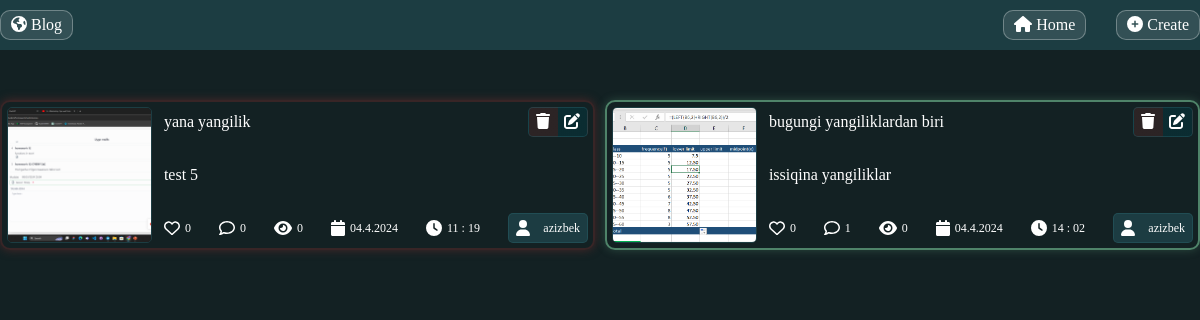
The app's page /user/panel/, older data.
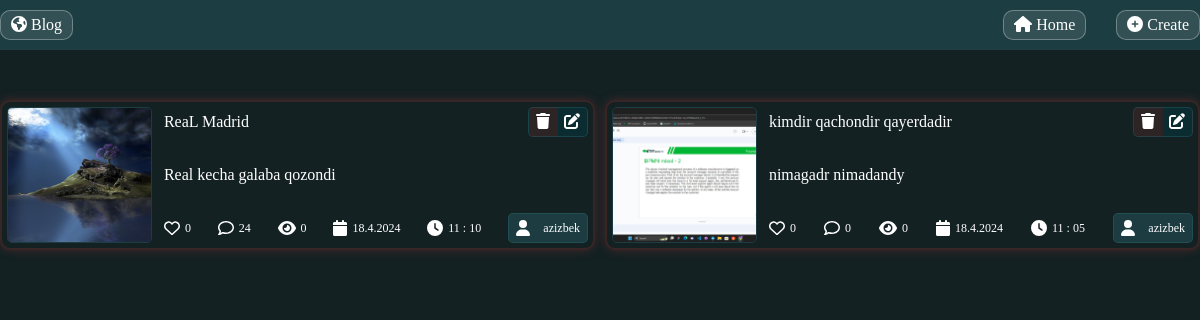
The same page, newer data.
### main_app/models.py (models this page shows, shortened)
class Article(models.Model):
    title = models.CharField(max_length=100)
    content = models.TextField()
    date = models.DateField(auto_now_add=True)
    author = models.ForeignKey('auth.User', on_delete=models.CASCADE)
    image   = models.ImageField(blank=True , upload_to="blog/")
    updated = models.DateTimeField(auto_now=True)
    likes = models.IntegerField(default=0)
    comments = models.IntegerField(default=0)
    views = models.IntegerField(default=0)
    category = models.ForeignKey(Categories, on_delete=models.CASCADE)
    tag = models.ForeignKey(Tags, on_delete=models.CASCADE)

### main_app/views.py (the view)
# urls.py: path("user/panel/", views.admin_panel, name="admin_panel"),
def admin_panel(request):
    all_article = Article.objects.all()
    data = {
        "article": all_article,
    }
    return render(request, "admin/delete_update.html", context=data)

### main_app/models.py (called while the page is built)
    def __str__(self):
        return str(self.name)

### templates/admin/delete_update.html (shortened to what this page needs)
{% extends "admin/admin_panel.html" %}
{% block context_index %}
<div class="container">
    <div class="article_list_wrapper">
        {% for i in article %}
        <div class="article_card card_{{i.tag}}">
            <div class="article_image_block">
                <img src="{{ i.image.url }}" alt="article image">
            </div>
            <div class="article_context_block">
                <div class="article_title">
                    <div>
                        <p>{{ i.title }}</p>
                    </div>
                    <div class="article_icon_wrapper">
                        <p class="delete_modal_btn" article_id="{% url 'main_app:delete_this_article' i.id %}"><i
                                class="fa-solid fa-trash"></i></p>
                        <a href="{% url 'main_app:update_article' i.id %}"> <i class="fa-solid fa-pen-to-square"></i></a>
                    </div>
                </div>
                <div class="article_content">
                    {{ i.content | truncatewords:10 }}
                </div>
                <div class="like_comment_wrapper_block">
                    <div class="like"><i class="fa-regular fa-heart"></i>
                        <p>{{ i.likes }}</p>
                    </div>
                    <div><i class="fa-regular fa-comment"></i>
                        <p>{{ i.comments }}</p>
                    </div>
                    <div class="views"><i class="fa-solid fa-eye"></i>
                        <p>{{ i.views }}</p>
                    </div>
                    <div class="date">
                        <i class="fa-solid fa-calendar"></i>
                        <p>{{ i.updated | date:'d.n.Y' }}</p>
                    </div>
                    <div class="time">
                        <i class="fa-solid fa-clock"></i>
                        <p> {{ i.updated | date:'H : i' }}</p>
                    </div>
                    <div class="article_author">
                        <i class="fa-solid fa-user"></i>
                        <p>{{ i.author }}</p>
                    </div>
                </div>
            </div>
        </div>
        {% endfor %}
    </div>
</div>
{% endblock context_index %}

### templates/admin/admin_panel.html (shortened to what this page needs)
<!DOCTYPE html>
{% load static %}
<html lang="en">
<head>
    <link rel="stylesheet" href="{% static 'css/style.css' %}">
    <link rel="stylesheet" href="{% static 'css/admin_style.css' %}">
    <link href="{% static 'fontawesomefree/css/all.min.css' %}" rel="stylesheet" type="text/css">
</head>
<body>
</body>
<div class="admin_header_wrapper">
    <div class="admin_panel_header">
        <div class="logo_nav_block">
            <i class="fa-solid fa-earth-americas"></i>
            Blog
        </div>
        <div class="admin_header_context_wrapper">
            <ul>
                <li class="logo_nav_block admin_header_context">
                    <a href="/"><i class="fa-solid fa-home"></i> Home</a>
                </li>
                <li class="logo_nav_block admin_header_context">
                    <a href="{% url 'main_app:show_article_form' %}"><i class="fa-solid fa-circle-plus"></i> Create</a>
                </li>
            </ul>
        </div>
    </div>
</div>
{% block context_index %}
{% endblock %}
</html>

### staticfiles/css/style.css (style rules this page uses)
* { margin: 0; padding: 0; box-sizing: border-box; font-family: 'roboto mono'; text-decoration: none; list-style: none; color: white; }
body { background-color: #132123; color: white; }
.container { width: 1200px; height: auto; margin: 0px auto; }
.logo_nav_block, .category_btn, .search_btn_nav { padding: 5px 10px; border: 1px solid rgba(255, 255, 255, 0.3); border-radius: 10px; background-color: rgba(255, 255, 255, 0.1); cursor: pointer; }
.card_Red { border: 2px solid #722c2c66 !important; box-shadow: 0px 0px 10px #722c2c8f; }
.like_comment_wrapper_block { width: 100%; height: 30px; display: flex; justify-content: space-between; align-items: center; }
.like_comment_wrapper_block div { height: 100%; display: flex; justify-content: space-between; align-items: center; gap: 5px; }
.like_comment_wrapper_block div p { font-size: 12px; }
.article_author { background: #2c667266; border-radius: 5px; padding: 7px; }

### staticfiles/css/admin_style.css (style rules this page uses)
.admin_panel_header { width: 1200px; height: 50px; margin: 0px auto; display: flex; justify-content: space-between; align-items: center; }
.admin_header_wrapper { width: 100%; height: 50px; background-color: #2c667266; }
.admin_header_context_wrapper { width: 50%; height: 50px; display: flex; justify-content: space-between; align-items: center; gap: 10px; }
.admin_panel_header ul { width: 100%; height: 100%; display: flex; justify-content: flex-end; align-items: center; gap: 30px; }
.article_list_wrapper { margin: 50px 0px; display: grid; grid-template-columns: repeat(2, 1fr); gap: 10px; }
.article_card { height: 150px; border-radius: 10px; border: 1px solid #2c667266; display: flex; justify-content: space-between; align-items: center; padding: 5px; }
.article_card .article_image_block { width: 25%; height: 100%; border: 1px solid #2c667266; border-radius: 5px; overflow: hidden; }
.article_image_block img { width: 100%; height: 100%; object-fit: cover; }
.article_context_block { width: 73%; height: 100%; display: flex; flex-direction: column; justify-content: space-between; }
.article_title { height: 30px; display: flex; justify-content: space-between; align-items: center; }
.article_icon_wrapper { width: 60px; height: 30px; border: 1px solid #2c667266; display: flex; justify-content: space-between; align-items: center; gap: 10px; border-radius: 5px; padding: 7px; cursor: pointer; background: linear-gradient(90deg, #722c2c45 50%, #06333ba1 50%); }
.article_author { width: 80px; height: 30px; border: 1px solid #2c667266; background: #2c667266; border-radius: 5px; padding: 7px; }

Row changes from the older to the newer data that the page shows:
removed Article: image (picture), title "yana yangilik", content "test 5", likes "0", comments "0", views "0", updated "04.4.2024", updated "11 : 19", author "azizbek"
removed Article: image (picture), title "bugungi yangiliklardan biri", content "issiqina yangiliklar", likes "0", comments "1", views "0", updated "04.4.2024", updated "14 : 02", author "azizbek"
added Article: image (picture), title "ReaL Madrid", content "Real kecha galaba qozondi", likes "0", comments "24", views "0", updated "18.4.2024", updated "11 : 10", author "azizbek"
added Article: image (picture), title "kimdir qachondir qayerdadir", content "nimagadr nimadandy", likes "0", comments "0", views "0", updated "18.4.2024", updated "11 : 05", author "azizbek"
